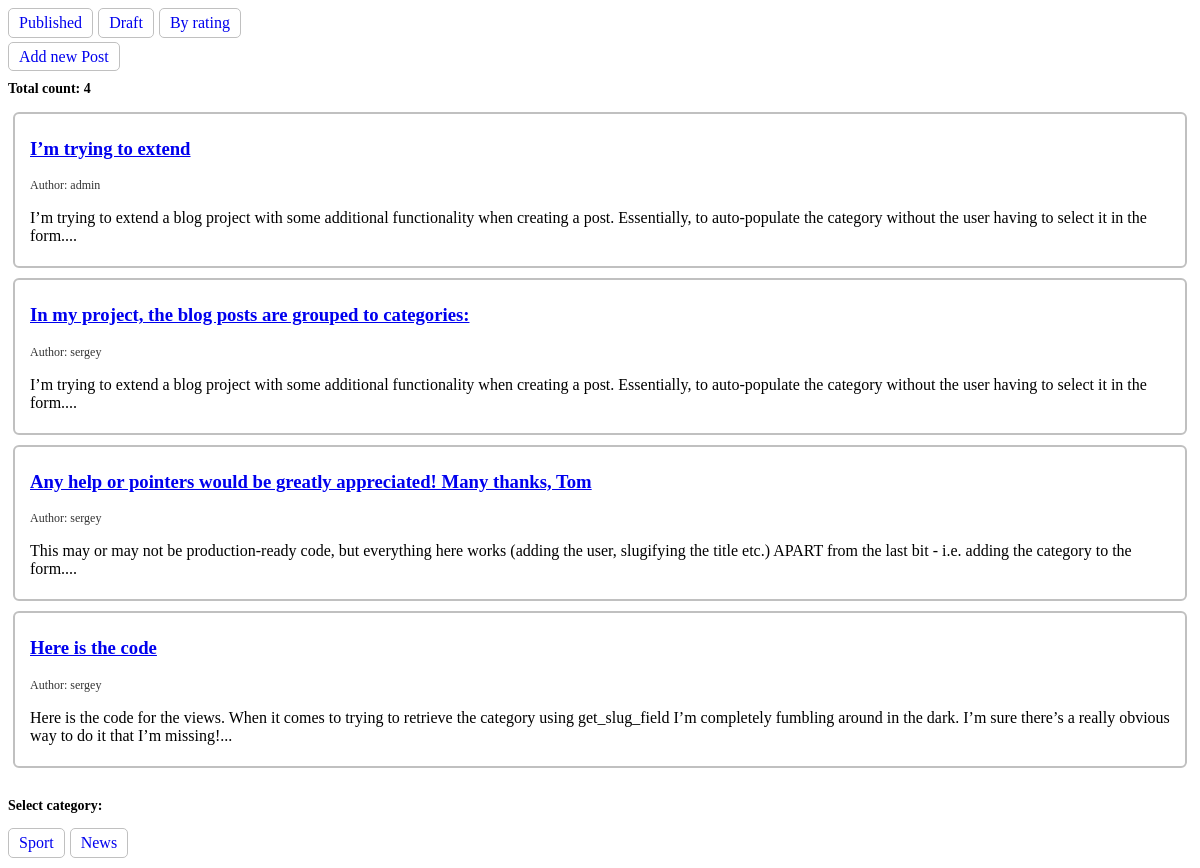
The page /post/category/1 on the database its author committed.
### blog/models.py (models this page shows, shortened)
class Post(models.Model):
    title = models.CharField(max_length=255, verbose_name='Title')
    text = models.TextField()
    isDraft = models.BooleanField(default=True)
    created = models.DateTimeField(auto_now_add=True)
    published_date = models.DateTimeField(auto_now_add=True)
    category = models.ForeignKey(PostCategory, on_delete=models.CASCADE, blank=True, null=True, verbose_name='Category')
    author = models.ForeignKey('auth.USER', on_delete=models.CASCADE, blank=True, null=True)

class PostCategory(models.Model):
    title = models.CharField(max_length=255, verbose_name='Title')
    text = models.TextField()
    created = models.DateTimeField(auto_now_add=True)
    published_date = models.DateTimeField(auto_now_add=True)

### blog/views.py (the view)
# urls.py: path('post/category/<int:category_pk>', post_by_category, name='post_by_category'),
def post_by_category(request, category_pk):
    posts = Post.objects.filter(category=category_pk)
    categories = PostCategory.objects.all()
    count = posts.count()
    context = {'posts': posts, 'categories': categories, 'count': count}
    return render(request, 'blog/post_list.html', context)

### blog/templates/blog/post_list.html (shortened to what this page needs)
<!DOCTYPE html>
<html lang="en">
<head>
</head>
<body>
<div class="tabs">
    <a href="{% url 'post_list' %}" class="btn">
        Published
    </a>
    <a href="{% url 'post_draft' %}" class="btn">
        Draft
    </a>
    <a href="{% url 'post_by_rating' %}" class="btn">
        By rating
    </a>
</div>
<div style="margin-bottom: 10px">
    <a href="{% url 'post_new' %}" class="btn">
        Add new Post
    </a>
</div>
<div class="title">Total count: {{ count }}</div>
<div class="post-wrapper">
    {% for post in posts %}
        <div class="post">
            <a href="{% url 'post_detail' post_pk=post.pk %}">
                <h3>{{ post.title }}</h3>
            </a>
            <div style="display: flex">
                <span class="author">Author: {{ post.author }}</span>
            </div>
            <p>{{ post.text }}...</p>
        </div>
    {% endfor %}
</div>
<p class="title">Select category:</p>
<div class="tabs">
    {% for category in categories %}
        <a href="{% url 'post_by_category' category_pk=category.pk %}" class="btn">
            {{ category.title }}
        </a>
    {% endfor %}
</div>
</body>
</html>

### blog/templates/blog/post_list.html (style rules this page uses)
.post-wrapper { padding: 5px; }
.post-wrapper .post { display: flex; flex-direction: column; border: 2px solid silver; border-radius: 6px; padding: 5px 15px; margin: 10px 0; }
.tabs { display: flex; gap: 5px; margin-bottom: 10px; }
.btn { padding: 5px 10px; border: 1px solid silver; border-radius: 5px; text-decoration: none; }
.title { font-size: 14px; margin-top: 15px; font-weight: 600; }
.author { font-size: 12px; opacity: 0.8; }

### rows shown on the page
Post: title "I’m trying to extend", author "admin", text "I’m trying to extend a blog project with some additional functionality when creating a post. Essentially, to auto-populate the category without the user having to select it in the form."
Post: title "In my project, the blog posts are grouped to categories:", author "sergey", text "I’m trying to extend a blog project with some additional functionality when creating a post. Essentially, to auto-populate the category without the user having to select it in the form."
Post: title "Any help or pointers would be greatly appreciated! Many thanks, Tom", author "sergey", text "This may or may not be production-ready code, but everything here works (adding the user, slugifying the title etc.) APART from the last bit - i.e. adding the category to the form."
Post: title "Here is the code", author "sergey", text "Here is the code for the views. When it comes to trying to retrieve the category using get_slug_field I’m completely fumbling around in the dark. I’m sure there’s a really obvious way to do it that I’m missing!"
PostCategory: title "Sport"
PostCategory: title "News"

### other values the page prints
{{ count }} "4"
